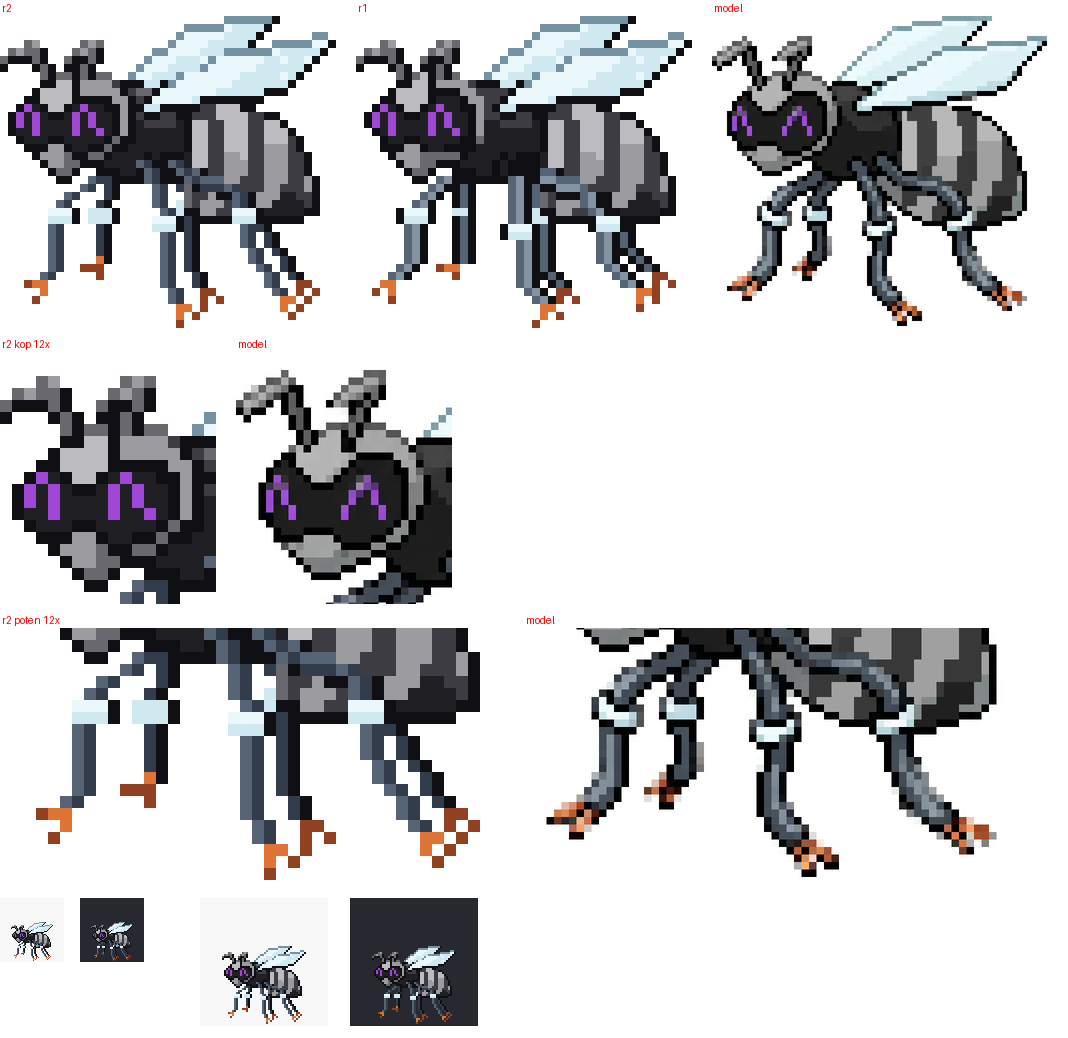

Python code for this plot:
# vel.png: r2 | r1 | model (8x, zelfde schaal) ; kop en poten 12x: r2 | model ; 1x en 2x op licht en donker
import numpy as np; from PIL import Image, ImageDraw
from reduce_pal import PAL
S=1.6; X0,Y0=17,20
o2=np.loadtxt('vlieg_r2.txt',dtype=int); o1=np.loadtxt('vlieg_r1.txt',dtype=int); H,W=o2.shape
nat=Image.open('natief.png').convert('RGB').resize((1000,1000),Image.NEAREST)
def mc(i0,i1,j0,j1,Z):
    b=(int((X0+i0*S)*10),int((Y0+j0*S)*10),int((X0+i1*S)*10),int((Y0+j1*S)*10))
    return nat.crop(b).resize(((i1-i0)*Z,(j1-j0)*Z),Image.LANCZOS)
def sc(o,i0,i1,j0,j1,Z):
    a=np.array([(255,255,255)]+PAL[1:])[o[j0:j1,i0:i1]].astype('uint8')
    return Image.fromarray(a).resize(((i1-i0)*Z,(j1-j0)*Z),Image.NEAREST)
rij=[[sc(o2,0,W,0,H,8),sc(o1,0,W,0,H,8),mc(0,W,0,H,8)],
     [sc(o2,0,18,1,22,12),mc(0,18,1,22,12)],
     [sc(o2,0,W,18,H,12),mc(0,W,18,H,12)]]
tit=[['r2','r1','model'],['r2 kop 12x','model'],['r2 poten 12x','model']]
w=max(sum(p.width+20 for p in r) for r in rij); h=sum(r[0].height+24 for r in rij)+150
v=Image.new('RGB',(w,h),'white'); d=ImageDraw.Draw(v); y=0
for r,t in zip(rij,tit):
    x=0
    for p,tt in zip(r,t): v.paste(p,(x,y+16)); d.text((x+2,y+2),tt,fill=(255,0,0)); x+=p.width+20
    y+=r[0].height+24
im=Image.open('vlieg_r2.png'); im.save('/tmp/_v2.png',transparency=0); sp=Image.open('/tmp/_v2.png').convert('RGBA')
for k,bg in enumerate([(248,248,248),(40,40,48)]):
    t=Image.new('RGBA',(64,64),bg+(255,)); t.alpha_composite(sp)
    v.paste(t.convert('RGB'),(k*80,y+10)); v.paste(t.resize((128,128),Image.NEAREST).convert('RGB'),(200+k*150,y+10))
v.save('vel.png'); print(v.size)
